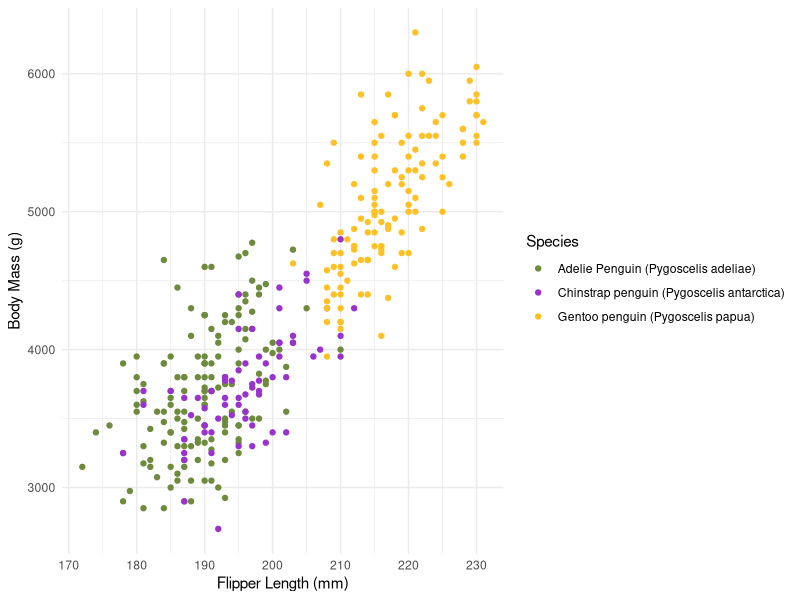

The R script that drew this image:
## ---- chunk 1
1 + 1
## ---- chunk 2
#| echo: false
2 * 2
## ---- chunk 3
install.packages("tidyverse")
install.packages("palmerpenguins")
## ---- chunk 4
#| include = FALSE
library(tidyverse)
library(palmerpenguins)
## ---- chunk 5
penguin_colours <- c("darkolivegreen4", "darkorchid3", "goldenrod1")

plot <- penguins_raw |> 
  ggplot(aes(x=`Flipper Length (mm)`, 
             y = `Body Mass (g)`))+
  geom_point(aes(colour=`Species`))+
  scale_color_manual(values=penguin_colours)+
  theme_minimal(base_size = 11)
print(plot)  
